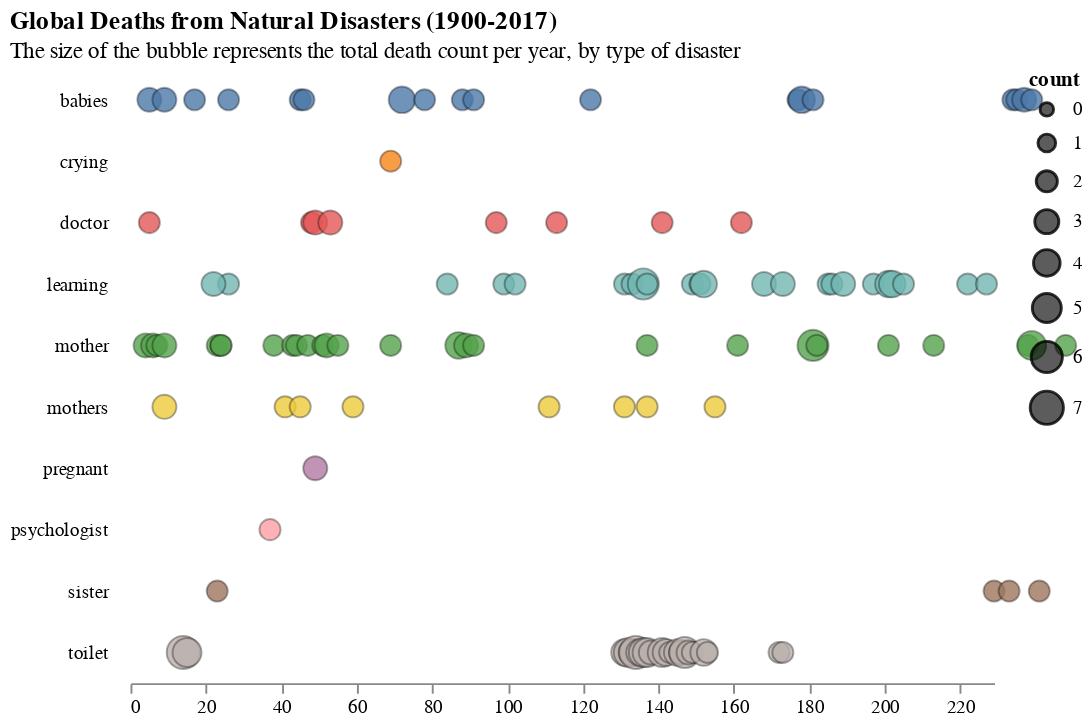

The code cell stored with this chart in its notebook:
### Code cell
# To use this visualization we should create a dataset with the following columns Keyword, Page, Count (How many times it appears per page)

import altair as alt
from vega_datasets import data


alt.Chart(relevant_count_words[relevant_count_words['count']>1]).mark_circle(
    opacity=0.8,
    stroke='black',
    strokeWidth=1,
    strokeOpacity=0.4
).encode(
    alt.X('page_no:Q') # quantitative data
        .title(None)
        .scale(domain=['0', str(df['page_no'].nunique())]),
    alt.Y('token:N') # nominal data
        .title(None),
    alt.Size('count:Q')
        .scale(range=[50, 300])
        .title('count'),
    alt.Color('token:N').legend(None),
    tooltip=[
        #"token:N",
        alt.Tooltip("page_no:Q"),
        alt.Tooltip("count:Q")
    ],
).properties(
    width=450,
    height=320,
    title=alt.Title(
        text="Global Deaths from Natural Disasters (1900-2017)",
        subtitle="The size of the bubble represents the total death count per year, by type of disaster",
        anchor='start'
    )
).configure_axisY(
    domain=False,
    ticks=False,
    offset=10
).configure_axisX(
    grid=False,
).configure_view(
    stroke=None
)

### Figure 1 — Vega-Lite specification as saved in the notebook (floating-point values rounded to 4 significant figures)
{"config": {"view": {"continuousWidth": 300, "continuousHeight": 300, "stroke": null}, "axisX": {"grid": false}, "axisY": {"domain": false, "offset": 10, "ticks": false}}, "data": {"name": "data-fbd8b8d08e2bc9674263ec49502d58b3"}, "mark": {"type": "circle", "opacity": 0.8, "stroke": "black", "strokeOpacity": 0.4, "strokeWidth": 1}, "encoding": {"color": {"field": "token", "legend": null, "type": "nominal"}, "size": {"field": "count", "scale": {"range": [50, 300]}, "title": "count", "type": "quantitative"}, "tooltip": [{"field": "page_no", "type": "quantitative"}, {"field": "count", "type": "quantitative"}], "x": {"field": "page_no", "scale": {"domain": ["0", "229"]}, "title": null, "type": "quantitative"}, "y": {"field": "token", "title": null, "type": "nominal"}}, "height": 320, "title": {"text": "Global Deaths from Natural Disasters (1900-2017)", "anchor": "start", "subtitle": "The size of the bubble represents the total death count per year, by type of disaster"}, "width": 450, "$schema": "https://vega.github.io/schema/vega-lite/v5.17.0.json", "datasets": {"data-fbd8b8d08e2bc9674263ec49502d58b3": [{"token": "mother", "page_no": "23", "count": 2}, {"token": "mother", "page_no": "24", "count": 2}, {"token": "babies", "page_no": "26", "count": 2}, {"token": "learning", "page_no": "26", "count": 2}, {"token": "psychologist", "page_no": "37", "count": 2}, {"token": "mother", "page_no": "38", "count": 2}, {"token": "mother", "page_no": "4", "count": 3}, {"token": "mothers", "page_no": "41", "count": 2}, {"token": "mother", "page_no": "43", "count": 2}, {"token": "mother", "page_no": "44", "count": 2}, {"token": "babies", "page_no": "45", "count": 2}, {"token": "mothers", "page_no": "45", "count": 2}, {"token": "babies", "page_no": "46", "count": 2}, {"token": "mother", "page_no": "47", "count": 2}, {"token": "doctor", "page_no": "48", "count": 2}, {"token": "pregnant", "page_no": "49", "count": 3}, {"token": "doctor", "page_no": "49", "count": 3}, {"token": "babies", "page_no": "5", "count": 3}, {"token": "doctor", "page_no": "5", "count": 2}, {"token": "mother", "page_no": "51", "count": 2}, {"token": "mother", "page_no": "52", "count": 3}, {"token": "doctor", "page_no": "53", "count": 3}, {"token": "mother", "page_no": "55", "count": 2}, {"token": "mothers", "page_no": "59", "count": 2}, {"token": "mother", "page_no": "6", "count": 3}, {"token": "mother", "page_no": "69", "count": 2}, {"token": "crying", "page_no": "69", "count": 2}, {"token": "mother", "page_no": "7", "count": 2}, {"token": "babies", "page_no": "72", "count": 4}, {"token": "babies", "page_no": "78", "count": 2}, {"token": "learning", "page_no": "84", "count": 2}, {"token": "mother", "page_no": "87", "count": 4}, {"token": "babies", "page_no": "88", "count": 2}, {"token": "mother", "page_no": "89", "count": 3}, {"token": "mother", "page_no": "9", "count": 3}, {"token": "babies", "page_no": "9", "count": 3}, {"token": "mothers", "page_no": "9", "count": 3}, {"token": "mother", "page_no": "91", "count": 2}, {"token": "babies", "page_no": "91", "count": 2}, {"token": "doctor", "page_no": "97", "count": 2}, {"token": "learning", "page_no": "99", "count": 2}, {"token": "learning", "page_no": "102", "count": 2}, {"token": "mothers", "page_no": "111", "count": 2}, {"token": "doctor", "page_no": "113", "count": 2}, {"token": "babies", "page_no": "122", "count": 2}, {"token": "toilet", "page_no": "131", "count": 4}, {"token": "mothers", "page_no": "131", "count": 2}, {"token": "learning", "page_no": "131", "count": 2}, {"token": "toilet", "page_no": "132", "count": 5}, {"token": "toilet", "page_no": "133", "count": 4}, {"token": "learning", "page_no": "133", "count": 2}, {"token": "toilet", "page_no": "134", "count": 7}, {"token": "toilet", "page_no": "135", "count": 4}, {"token": "toilet", "page_no": "136", "count": 5}, {"token": "learning", "page_no": "136", "count": 6}, {"token": "mother", "page_no": "137", "count": 2}, {"token": "toilet", "page_no": "137", "count": 5}, {"token": "mothers", "page_no": "137", "count": 2}, {"token": "learning", "page_no": "137", "count": 2}, {"token": "toilet", "page_no": "138", "count": 3}, {"token": "toilet", "page_no": "14", "count": 7}, {"token": "toilet", "page_no": "141", "count": 5}, {"token": "doctor", "page_no": "141", "count": 2}, {"token": "toilet", "page_no": "142", "count": 4}, {"token": "toilet", "page_no": "143", "count": 2}, {"token": "toilet", "page_no": "145", "count": 4}, {"token": "toilet", "page_no": "146", "count": 3}, {"token": "toilet", "page_no": "147", "count": 6}, {"token": "toilet", "page_no": "148", "count": 3}, {"token": "toilet", "page_no": "149", "count": 2}, {"token": "learning", "page_no": "149", "count": 2}, {"token": "toilet", "page_no": "15", "count": 5}, {"token": "learning", "page_no": "151", "count": 2}, {"token": "toilet", "page_no": "152", "count": 4}, {"token": "learning", "page_no": "152", "count": 4}, {"token": "toilet", "page_no": "153", "count": 2}, {"token": "mothers", "page_no": "155", "count": 2}, {"token": "mother", "page_no": "161", "count": 2}, {"token": "doctor", "page_no": "162", "count": 2}, {"token": "learning", "page_no": "168", "count": 3}, {"token": "babies", "page_no": "17", "count": 2}, {"token": "toilet", "page_no": "172", "count": 2}, {"token": "toilet", "page_no": "173", "count": 2}, {"token": "learning", "page_no": "173", "count": 3}, {"token": "babies", "page_no": "177", "count": 2}, {"token": "babies", "page_no": "178", "count": 4}, {"token": "mother", "page_no": "181", "count": 6}, {"token": "babies", "page_no": "181", "count": 2}, {"token": "mother", "page_no": "182", "count": 2}, {"token": "learning", "page_no": "185", "count": 2}, {"token": "learning", "page_no": "186", "count": 2}, {"token": "learning", "page_no": "189", "count": 3}, {"token": "learning", "page_no": "197", "count": 2}, {"token": "mother", "page_no": "201", "count": 2}, {"token": "learning", "page_no": "201", "count": 4}, {"token": "learning", "page_no": "202", "count": 4}, {"token": "learning", "page_no": "205", "count": 2}, {"token": "mother", "page_no": "213", "count": 2}, {"token": "learning", "page_no": "22", "count": 3}, {"token": "learning", "page_no": "222", "count": 2}, {"token": "learning", "page_no": "227", "count": 2}, {"token": "sister", "page_no": "229", "count": 2}, {"token": "sister", "page_no": "23", "count": 2}, {"token": "sister", "page_no": "233", "count": 2}, {"token": "babies", "page_no": "234", "count": 2}, {"token": "babies", "page_no": "235", "count": 2}, {"token": "babies", "page_no": "237", "count": 3}, {"token": "mother", "page_no": "238", "count": 2}, {"token": "mother", "page_no": "239", "count": 5}, {"token": "babies", "page_no": "239", "count": 2}, {"token": "mother", "page_no": "24", "count": 2}, {"token": "sister", "page_no": "241", "count": 2}, {"token": "mother", "page_no": "248", "count": 2}]}}
